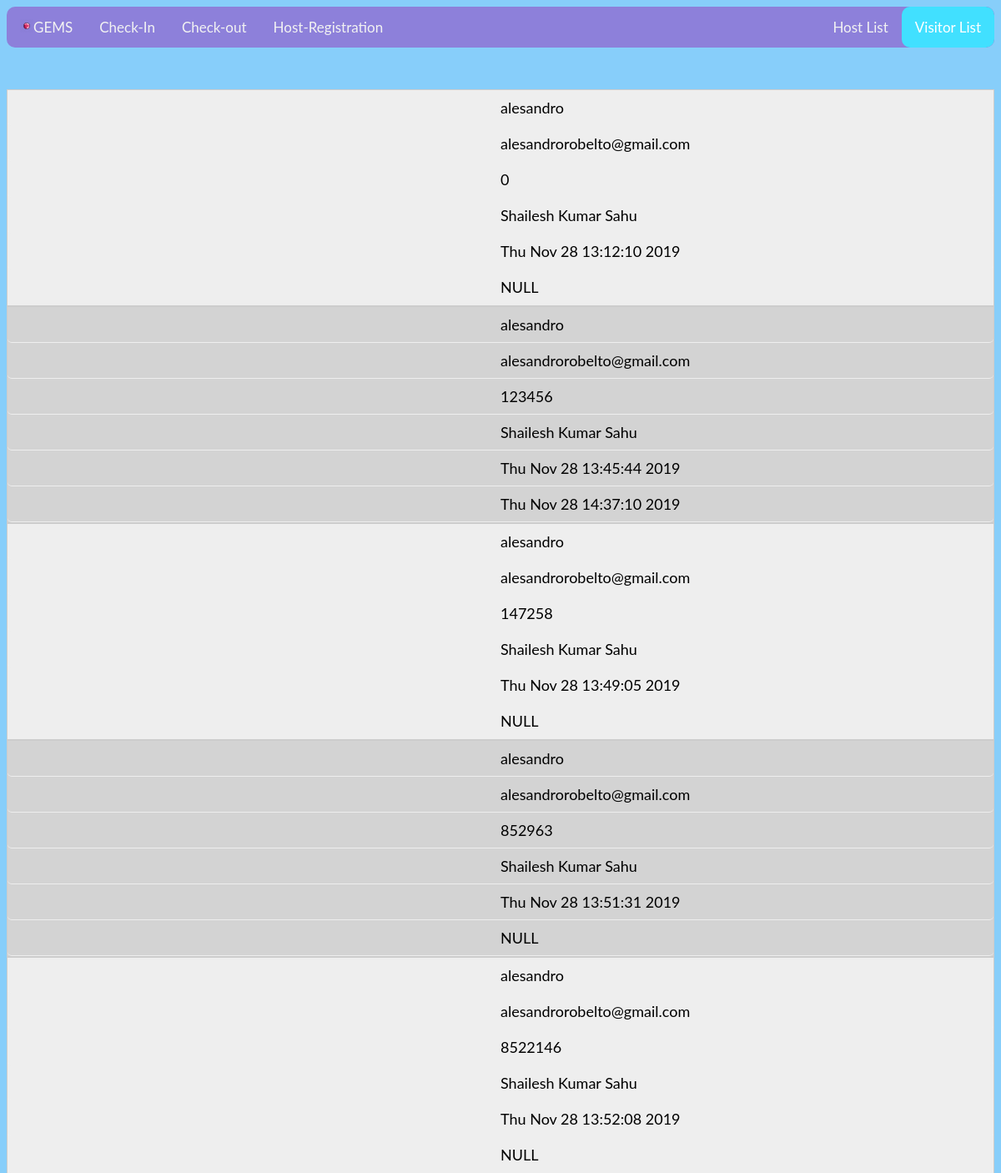
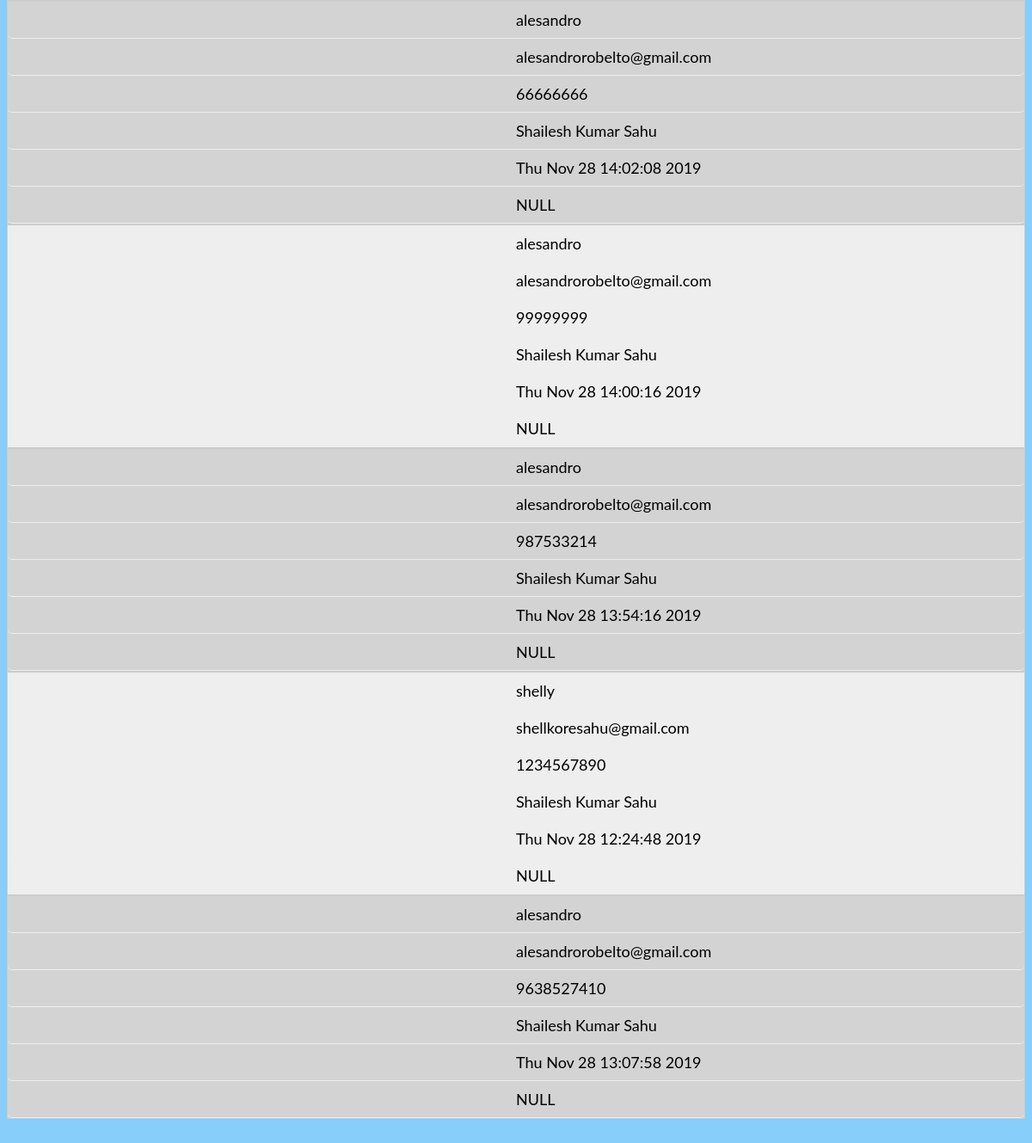
The app's page /visitors, older data (2 pictures, top to bottom).
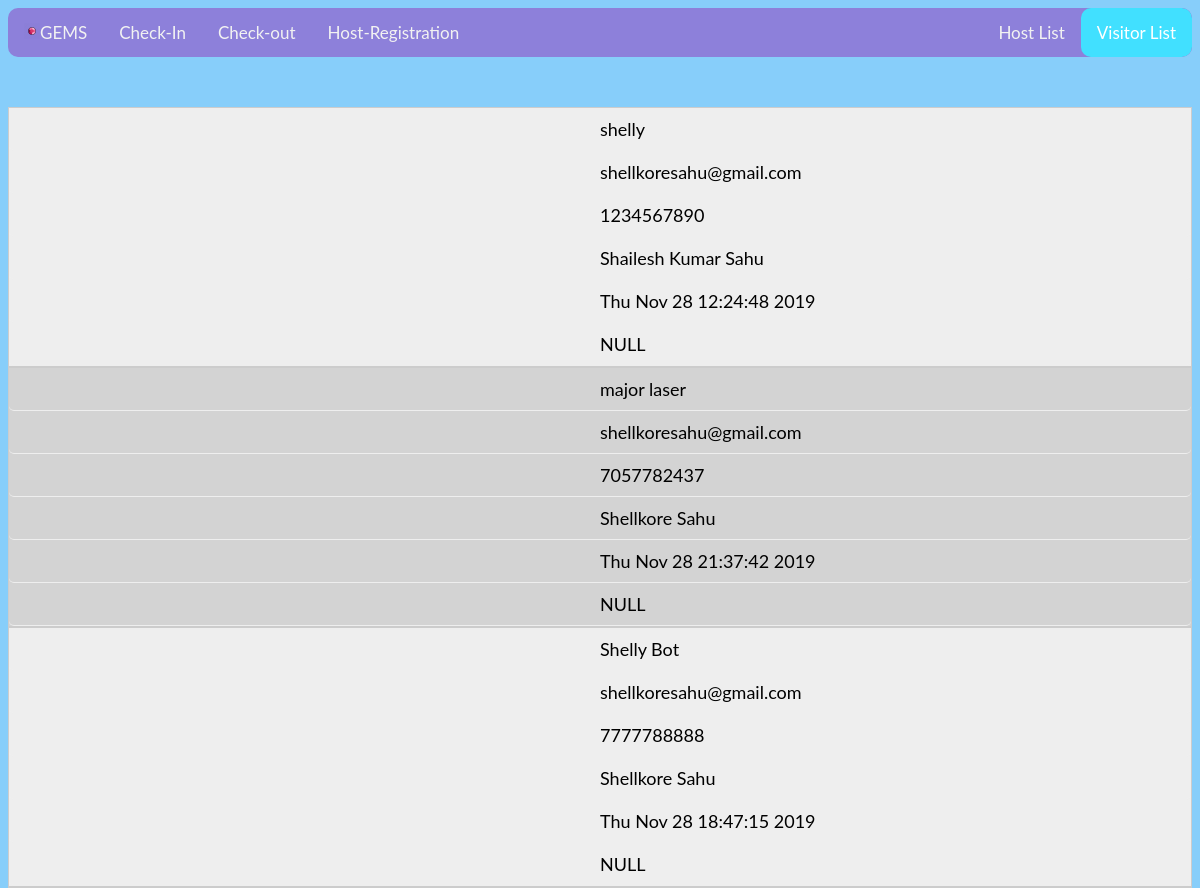
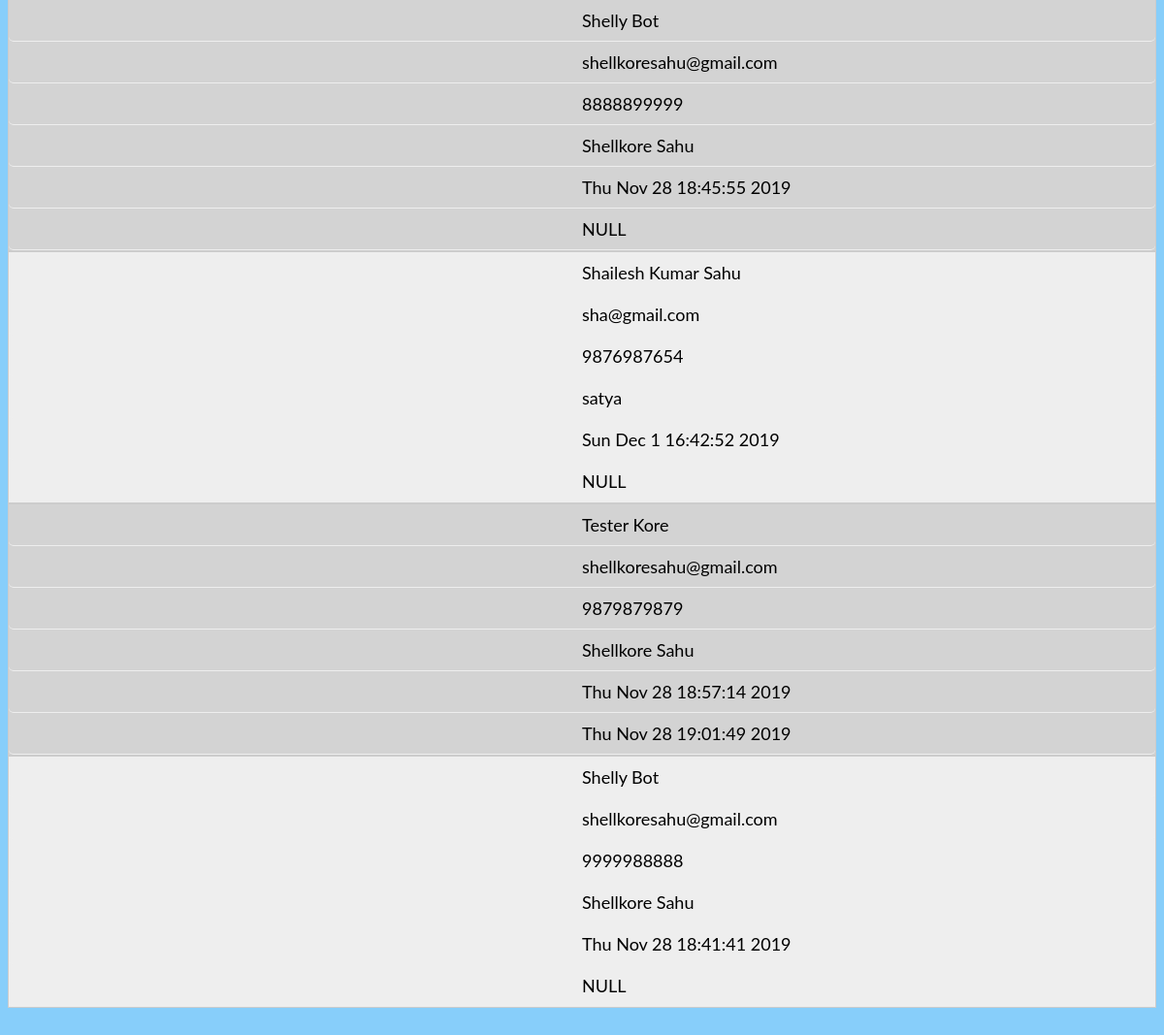
The same page, newer data (2 pictures, top to bottom).
### tables this page shows
CREATE TABLE visitor (name TEXT, email TEXT, phone INTEGER NOT NULL PRIMARY KEY, host TEXT, checkin TEXT, checkout TEXT);

### app.py (the view)
@app.route('/visitors')
def visitors():
   con = sql.connect("database.db")
   con.row_factory = sql.Row
   cur = con.cursor()
   cur.execute("select * from visitor")
   rows = cur.fetchall()
   return render_template("viewV.html",rows = rows)

### templates/viewV.html (shortened to what this page needs)
<!doctype html>
<html>
<head>
    <link rel="stylesheet" type="text/css" href="{{ url_for('static',filename='styles/style.css') }}">
</head>
   <body>
  <div class="topnav">
    <a href="/"><img src="static/gem.png" class="icon">GEMS</a>
  <a  href="{{ url_for('checkin') }}">Check-In</a>
  <a href="{{ url_for('checkout') }}">Check-out</a>
  <a href="{{ url_for('pin') }}">Host-Registration</a>
  <div class="topnav-right">
  <a href="{{ url_for('allhosts') }}">Host List</a>
  <a class='active' href="{{ url_for('visitors') }}">Visitor List</a>
  </div>
</div>
      <main >
      <table>
         {% for row in rows %}
            <tr>
               <td>{{row["name"]}}</td>
               <td>{{row["email"]}}</td>
               <td> {{row["phone"]}}</td>
               <td>{{row["host"]}}</td>
               <td>{{row["checkin"]}}</td>
               <td>{{row["checkout"]}}</td>
            </tr>
         {% endfor %}
      </table>
   </main>
   </body>
</html>

Row changes from the older to the newer data that the page shows:
removed visitor: name "alesandro", email "alesandrorobelto@gmail.com", phone "0", host "Shailesh Kumar Sahu", checkin "Thu Nov 28 13:12:10 2019", checkout "NULL"
removed visitor: name "alesandro", email "alesandrorobelto@gmail.com", phone "123456", host "Shailesh Kumar Sahu", checkin "Thu Nov 28 13:45:44 2019", checkout "Thu Nov 28 14:37:10 2019"
removed visitor: name "alesandro", email "alesandrorobelto@gmail.com", phone "147258", host "Shailesh Kumar Sahu", checkin "Thu Nov 28 13:49:05 2019", checkout "NULL"
removed visitor: name "alesandro", email "alesandrorobelto@gmail.com", phone "852963", host "Shailesh Kumar Sahu", checkin "Thu Nov 28 13:51:31 2019", checkout "NULL"
removed visitor: name "alesandro", email "alesandrorobelto@gmail.com", phone "8522146", host "Shailesh Kumar Sahu", checkin "Thu Nov 28 13:52:08 2019", checkout "NULL"
removed visitor: name "alesandro", email "alesandrorobelto@gmail.com", phone "66666666", host "Shailesh Kumar Sahu", checkin "Thu Nov 28 14:02:08 2019", checkout "NULL"
removed visitor: name "alesandro", email "alesandrorobelto@gmail.com", phone "99999999", host "Shailesh Kumar Sahu", checkin "Thu Nov 28 14:00:16 2019", checkout "NULL"
removed visitor: name "alesandro", email "alesandrorobelto@gmail.com", phone "987533214", host "Shailesh Kumar Sahu", checkin "Thu Nov 28 13:54:16 2019", checkout "NULL"
removed visitor: name "alesandro", email "alesandrorobelto@gmail.com", phone "9638527410", host "Shailesh Kumar Sahu", checkin "Thu Nov 28 13:07:58 2019", checkout "NULL"
added visitor: name "major laser", email "shellkoresahu@gmail.com", phone "7057782437", host "Shellkore Sahu", checkin "Thu Nov 28 21:37:42 2019", checkout "NULL"
added visitor: name "Shelly Bot", email "shellkoresahu@gmail.com", phone "7777788888", host "Shellkore Sahu", checkin "Thu Nov 28 18:47:15 2019", checkout "NULL"
added visitor: name "Shelly Bot", email "shellkoresahu@gmail.com", phone "8888899999", host "Shellkore Sahu", checkin "Thu Nov 28 18:45:55 2019", checkout "NULL"
added visitor: name "Shailesh Kumar Sahu", email "sha@gmail.com", phone "9876987654", host "satya", checkin "Sun Dec 1 16:42:52 2019", checkout "NULL"
added visitor: name "Tester Kore", email "shellkoresahu@gmail.com", phone "9879879879", host "Shellkore Sahu", checkin "Thu Nov 28 18:57:14 2019", checkout "Thu Nov 28 19:01:49 2019"
added visitor: name "Shelly Bot", email "shellkoresahu@gmail.com", phone "9999988888", host "Shellkore Sahu", checkin "Thu Nov 28 18:41:41 2019", checkout "NULL"
